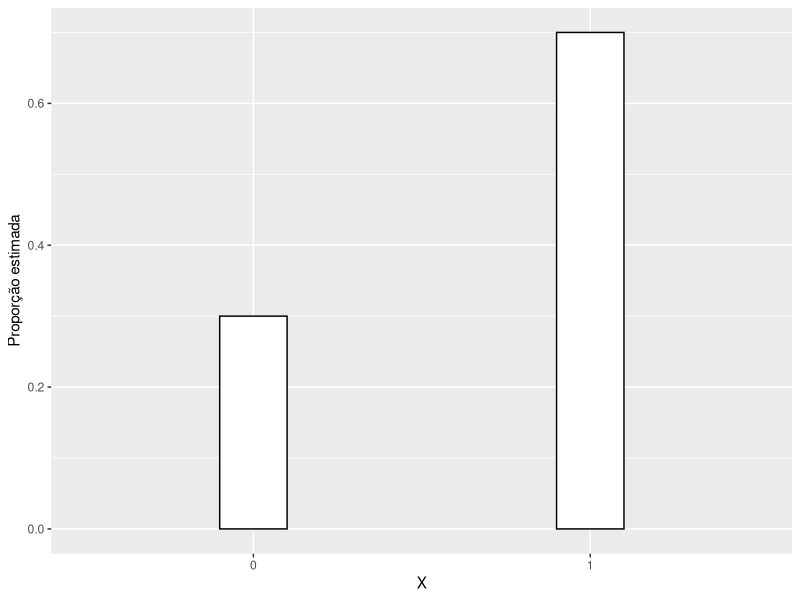
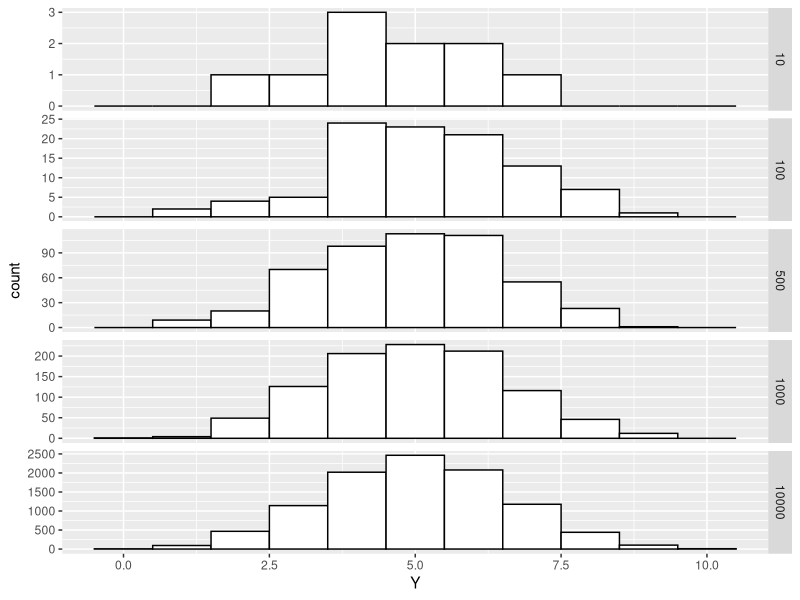
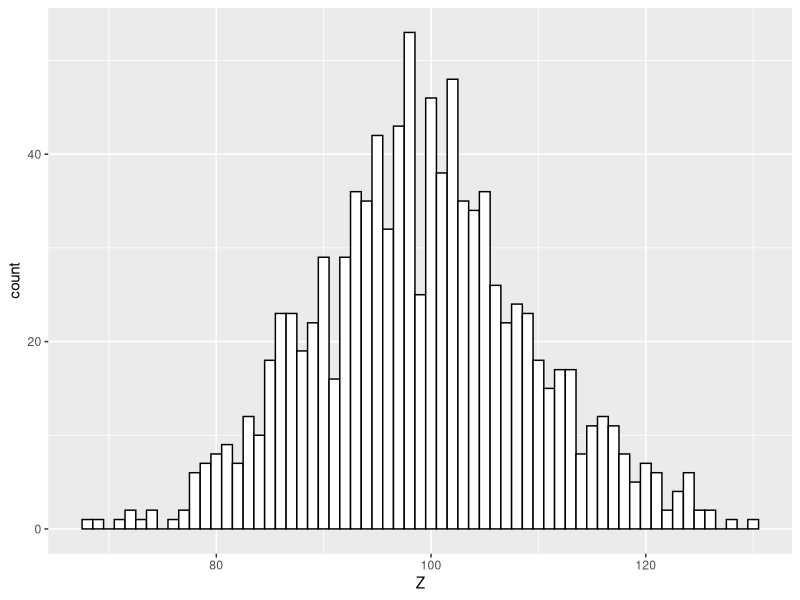

Write R code to recreate these figures, in order.
### Verão 2017
### Uma Introdução à Análise Exploratória de Dados e Métodos Estatísticos
### William Nilson de Amorim
### Script - Distribuições discretas

library(magrittr)
library(ggplot2)

### Bernoulli

X <- rbinom(n = 10, size = 1, prob = 0.7)
X

mean(X)
var(X)

0.7*(1-0.7) # variância

X %>% 
  data.frame(X = .) %>% 
  ggplot +
  geom_bar(aes(x = as.character(X), y = (..count..)/sum(..count..)), 
           fill = "white", color = "black", width = 0.2) +
  labs(x = "X", y = "Proporção estimada")

### Binomial

Y <- rbinom(n = 100, size = 10, prob = 0.5)
Y

mean(Y)
var(Y)


dados <- data.frame(Y =  c(rbinom(n = 10, size = 10, prob = 0.5),
                  rbinom(n = 100, size = 10, prob = 0.5),
                  rbinom(n = 500, size = 10, prob = 0.5),
                  rbinom(n = 1000, size = 10, prob = 0.5),
                  rbinom(n = 10000, size = 10, prob = 0.5)),
           n = c(rep(10, 10),
                 rep(100, 100),
                 rep(500, 500),
                 rep(1000, 1000),
                 rep(10000, 10000)))


dados %>%
  ggplot +
  geom_histogram(aes(x = Y), fill = "white", color = "black", binwidth = 1) +
  facet_grid(n ~ ., scales = "free_y")


### Poisson

Z <- rpois(n = 1000, lambda = 100)

ggplot(data = data.frame(Z = Z)) +
  geom_histogram(aes(x = Z), fill = "white", color = "black", binwidth = 1)


